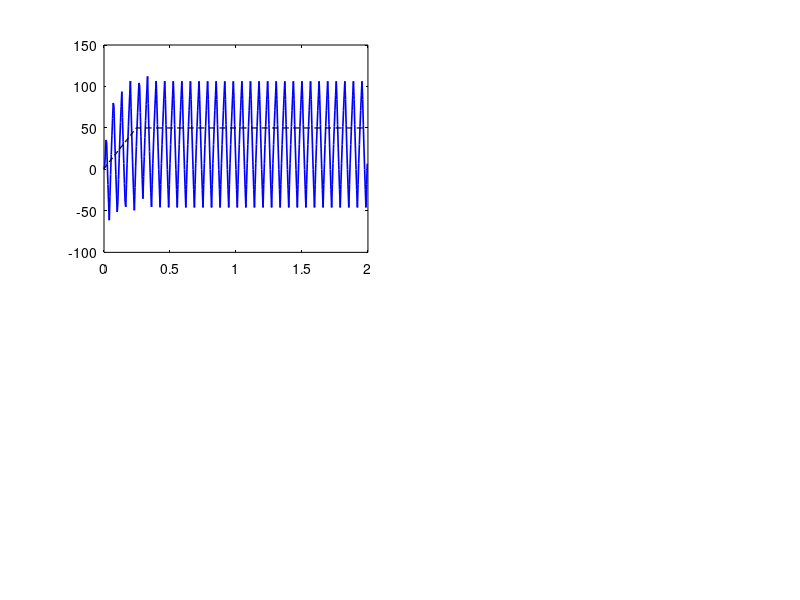

Source code (MATLAB): (Note: this script raises an error after producing the figure.)
%% Aşama 2.3 → 2b — Gerçekçi kapalı-döngü simülasyon (sim-to-real gap doğrulama)
%
% Amaç: Aşama 2.3'ün çalışan Kp=0.002 kazancını (analitik: doyum-kısıtı + doğru-plant
%       pole placement, design_speed_pi_corrected.m) BAĞIMSIZ doğrulamak.
% Aşama 2.1 Simulink modeli IDEAL ölçüm varsaymıştı → conservative Kp=0.1163
% mükemmel görünüyordu. Gerçek sistemde bang-bang verdi. Bu script gerçek
% sistemin efektlerini modele ekler:
%   1. Encoder kuantizasyonu (1 count ≈ 18.7 rad/s @ 7ms)
%   2. Moving-average ölçüm filtresi (WINDOW=5)
%   3. Duty saturation (±0.50)
%   4. Setpoint slew rate
%   5. V_sat sürücü kaybı
%
% Beklenti: conservative (Kp=0.1163) → bang-bang; düzeltilmiş (Kp=0.002) → stabil.
% Bu, sim-to-real gap'i kapatır ve çalışan kazancı bağımsız doğrular.
%
% Referans: [Franklin2010] §6.4, [AstromMurray2008] §10.2-10.4, [Ljung1999] §16

clear; close all; clc;

% Beyaz tema zorla — dark MATLAB session'da axes panelleri siyah kalıyordu
% (figure 'Color','w' yetmiyor; axes/text de zorlanmalı). CLAUDE.md figür disiplini.
set(groot,'defaultFigureColor','w','defaultAxesColor','w', ...
    'defaultAxesXColor','k','defaultAxesYColor','k','defaultTextColor','k', ...
    'defaultAxesGridColor',[0.15 0.15 0.15]);

% ── Plant parametreleri (Aşama 1) ─────────────────────────────────
K       = 53.89;     % rad/s/V
tau     = 0.0605;    % s
V_sup   = 12.15;     % V
V_sat   = 0.5;       % V
Ts      = 0.005;     % s (200 Hz)
duty_max = 0.50;

% ── Gerçekçi efektler ─────────────────────────────────────────────
QUANT   = 18.7;      % rad/s — encoder kuantizasyon adımı (gözlemlenen)
WINDOW  = 5;         % moving-average pencere
SLEW    = 200;       % rad/s/s setpoint slew
SP      = 50;        % rad/s hedef setpoint
T_END   = 2.0;       % s simülasyon süresi

% Plant ayrık (ZOH): Veff → ω
sysc = tf(K, [tau 1]);
sysd = c2d(sysc, Ts);
[bnum, bden] = tfdata(sysd, 'v');   % ω[k] = -bden(2)*ω[k-1] + bnum(2)*Veff[k-1]

% ── İki kazanç setini simüle et ───────────────────────────────────
gains = struct('name', {'conservative (2.1)', 'duzeltilmis (2.3)'}, ...
               'Kp',   {0.1163, 0.002}, ...
               'Ki',   {4.0447, 0.1});

N = round(T_END / Ts);
t = (0:N-1) * Ts;

figure('Visible','off','Position',[50 50 1100 700],'Color','w');

for g = 1:numel(gains)
    Kp = gains(g).Kp;  Ki = gains(g).Ki;
    T_t = Kp / Ki;     % anti-windup tracking time

    % State
    omega_true = 0;          % gerçek hız (plant çıkışı)
    Veff_prev  = 0;
    omega_prev = 0;
    integ      = 0;
    prev_err   = 0;
    sp_actual  = 0;
    win = zeros(1, WINDOW);  wi = 1; wfill = 0;

    omega_log = zeros(1,N);  u_log = zeros(1,N);  sp_log = zeros(1,N);  meas_log = zeros(1,N);

    for k = 1:N
        % Setpoint slew
        d = SP - sp_actual;
        ms = SLEW * Ts;
        if d > ms, sp_actual = sp_actual + ms;
        elseif d < -ms, sp_actual = sp_actual - ms;
        else, sp_actual = SP; end

        % Encoder kuantizasyon (gerçek hız → ölçülen)
        omega_meas = round(omega_true / QUANT) * QUANT;

        % Moving-average filtre
        win(wi) = omega_meas;  wi = mod(wi, WINDOW) + 1;
        if wfill < WINDOW, wfill = wfill + 1; end
        omega_filt = sum(win) / wfill;

        % PI (Tustin) + anti-windup
        err = sp_actual - omega_filt;
        u_p = Kp * err;
        integ = integ + Ki * Ts * 0.5 * (err + prev_err);
        u_unsat = u_p + integ;
        u_sat = max(min(u_unsat, duty_max), -duty_max);
        if T_t > 0
            integ = integ + (Ts / T_t) * (u_sat - u_unsat);
        end
        prev_err = err;

        % Duty → V_eff (işaret + V_sat kaybı)
        Veff = V_sup * u_sat - sign(u_sat) * V_sat;

        % Plant (ayrık): ω[k] = -bden(2)*ω[k-1] + bnum(2)*Veff[k-1]
        omega_true = -bden(2)*omega_prev + bnum(2)*Veff_prev;
        omega_prev = omega_true;  Veff_prev = Veff;

        omega_log(k) = omega_true;  u_log(k) = u_sat;
        sp_log(k) = sp_actual;      meas_log(k) = omega_meas;
    end

    % Metrik
    tail = round(0.6*N):N;
    om_ss = mean(omega_log(tail));  om_sd = std(omega_log(tail));
    u_sd  = std(u_log(tail));
    bang  = u_sd > 0.2 || (max(u_log(tail))-min(u_log(tail))) > 0.6;
    if bang, verdict = 'BANG-BANG'; else, verdict = 'STABIL'; end
    fprintf('%-22s Kp=%.4f Ki=%.4f → ω_ss=%.1f, ω_std=%.1f, u_std=%.3f → %s\n', ...
        gains(g).name, Kp, Ki, om_ss, om_sd, u_sd, verdict);

    % Plot
    subplot(2,2,g);
    plot(t, omega_log, 'b', 'LineWidth', 1.2); hold on
    plot(t, sp_log, 'k--', 'LineWidth', 1);
    yline(SP, 'r:');
    grid on; xlabel('t (s)'); ylabel('\omega (rad/s)');
    title(sprintf('%s — Kp=%.4f, Ki=%.3f', gains(g).name, Kp, Ki));
    lg = legend('\omega','setpoint(slew)','Location','best'); set(lg,'Color','w','TextColor','k');
    ylim([-300 300]);

    subplot(2,2,g+2);
    plot(t, u_log, 'm', 'LineWidth', 1.2); hold on
    yline(duty_max, 'r:'); yline(-duty_max, 'r:');
    grid on; xlabel('t (s)'); ylabel('U (duty)');
    title(sprintf('Kontrol çıkışı — u\\_std=%.3f (%s)', u_sd, verdict));
    ylim([-0.6 0.6]);
end

sgtitle('Aşama 2.3→2b: Gerçekçi model (kuantizasyon+filtre+saturation) — sim-to-real doğrulama','Color','k');
out = fullfile(fileparts(mfilename('fullpath')), 'results', '2_3_realistic_sim');
if ~exist(out,'dir'), mkdir(out); end
exportgraphics(gcf, fullfile(out, 'realistic_sim_verification.png'), 'Resolution', 150);
fprintf('\nPlot: %s\n', fullfile(out, 'realistic_sim_verification.png'));
